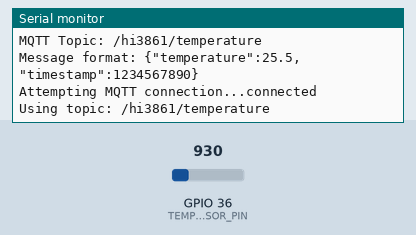
This sketch was run on a simulated ESP32. On the bench: the last lines printed to the serial monitor. Inputs (shaded band) come from the test bench; at power-on: GPIO 36 (TEMP_SENSOR_PIN) = 930. WiFi joins after 1.5 s; servers stay silent unless stated; random numbers use the default seed unless the sketch sets one; no MQTT or app messages arrive unless stated.

Above: at 2.7 s.
2.8 s: GPIO 36 (TEMP_SENSOR_PIN) set to 1004
At 6.5 s:
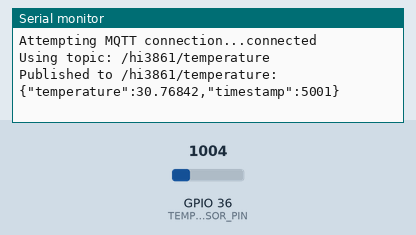
11.5 s: GPIO 36 (TEMP_SENSOR_PIN) set to 1069
At 15.4 s:
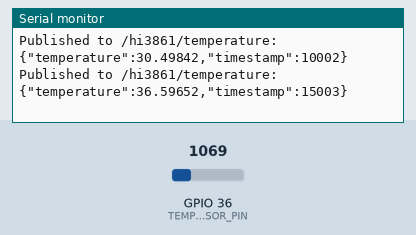
Timing chart, 0 to 16.9 s (numbered marks = the images above; inputs shaded):
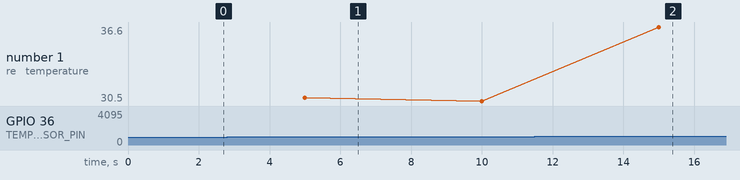

Measured:
- after the input at 2.8 s, the serial monitor: prints a new line after 2.2 s (image 1)
- after the input at 11.5 s, the serial monitor: prints a new line after 3.5 s (image 2)
- plotted number 1: 30.5 → 36.16 after the input at 11.5 s

The sketch:

hi3861_temperature_sensor.ino
```cpp
/*
 * Hi3861 Temperature Sensor MQTT Client
 * 专为Hi3861设备设计的简化MQTT温度传感器
 * 使用简化的消息格式：{"temperature":25.5,"timestamp":1234567890}
 * 主题：/hi3861/temperature
 */

#include <WiFi.h>
#include <PubSubClient.h>
#include <ArduinoJson.h>

// WiFi配置
const char* ssid = "YOUR_WIFI_SSID";
const char* password = "YOUR_WIFI_PASSWORD";

// MQTT配置
const char* mqtt_server = "broker.emqx.io";
const int mqtt_port = 1883;
const char* mqtt_client_id = "hi3861-temp-sensor";
const char* topic_data = "/hi3861/temperature";

// 温度传感器引脚（根据实际硬件调整）
#define TEMP_SENSOR_PIN A0

WiFiClient espClient;
PubSubClient mqttClient(espClient);

unsigned long lastMsgTime = 0;
const long msgInterval = 5000; // 5秒发送一次

void setupWifi() {
  delay(10);
  Serial.println();
  Serial.print("Connecting to ");
  Serial.println(ssid);

  WiFi.begin(ssid, password);

  while (WiFi.status() != WL_CONNECTED) {
    delay(500);
    Serial.print(".");
  }

  Serial.println("");
  Serial.println("WiFi connected");
  Serial.println("IP address: ");
  Serial.println(WiFi.localIP());
}

void reconnect() {
  while (!mqttClient.connected()) {
    Serial.print("Attempting MQTT connection...");

    if (mqttClient.connect(mqtt_client_id)) {
      Serial.println("connected");
      Serial.printf("Using topic: %s\n", topic_data);
    } else {
      Serial.print("failed, rc=");
      Serial.print(mqttClient.state());
      Serial.println(" try again in 5 seconds");
      delay(5000);
    }
  }
}

float readTemperature() {
  // 模拟温度传感器读取（根据实际传感器调整）
  int rawValue = analogRead(TEMP_SENSOR_PIN);

  // 模拟值转换为温度（示例转换公式）
  float voltage = rawValue * (3.3 / 4095.0);
  float temperature = (voltage - 0.5) * 100.0; // LM35传感器公式

  // 添加一些随机波动模拟真实环境
  temperature += (random(-50, 50) / 100.0);

  return temperature;
}

void publishTemperatureData() {
  float temperature = readTemperature();
  unsigned long timestamp = millis();

  // 简化的消息格式，符合Hi3861需求
  StaticJsonDocument<128> doc;
  doc["temperature"] = temperature;
  doc["timestamp"] = timestamp;

  char jsonBuffer[128];
  serializeJson(doc, jsonBuffer);

  mqttClient.publish(topic_data, jsonBuffer);
  Serial.print("Published to ");
  Serial.print(topic_data);
  Serial.print(": ");
  Serial.println(jsonBuffer);
}

void setup() {
  Serial.begin(115200);

  // 初始化温度传感器引脚
  pinMode(TEMP_SENSOR_PIN, INPUT);

  // 设置随机种子
  randomSeed(analogRead(0));

  setupWifi();

  mqttClient.setServer(mqtt_server, mqtt_port);

  Serial.println("Hi3861 Temperature MQTT System Started");
  Serial.println("Using simplified message format for Hi3861 compatibility");
  Serial.printf("MQTT Topic: %s\n", topic_data);
  Serial.println("Message format: {\"temperature\":25.5,\"timestamp\":1234567890}");
}

void loop() {
  if (!mqttClient.connected()) {
    reconnect();
  }
  mqttClient.loop();

  unsigned long now = millis();
  if (now - lastMsgTime > msgInterval) {
    lastMsgTime = now;
    publishTemperatureData();
  }
}

/*
 * 使用说明：
 * 1. 修改WiFi配置（ssid和password）
 * 2. 根据实际硬件调整温度传感器引脚和读取逻辑
 * 3. 上传代码到Hi3861设备
 * 4. 打开串口监视器查看输出
 * 5. HarmonyOS APP将自动接收温度数据
 *
 * 消息格式说明：
 * - 符合要求的JSON格式：{"temperature":25.5,"timestamp":1234567890}
 * - temperature: 温度值（摄氏度）
 * - timestamp: 时间戳（毫秒）
 *
 * 主题说明：
 * - 使用要求的主题：/hi3861/temperature
 * - HarmonyOS APP已配置订阅此主题
 */
```
